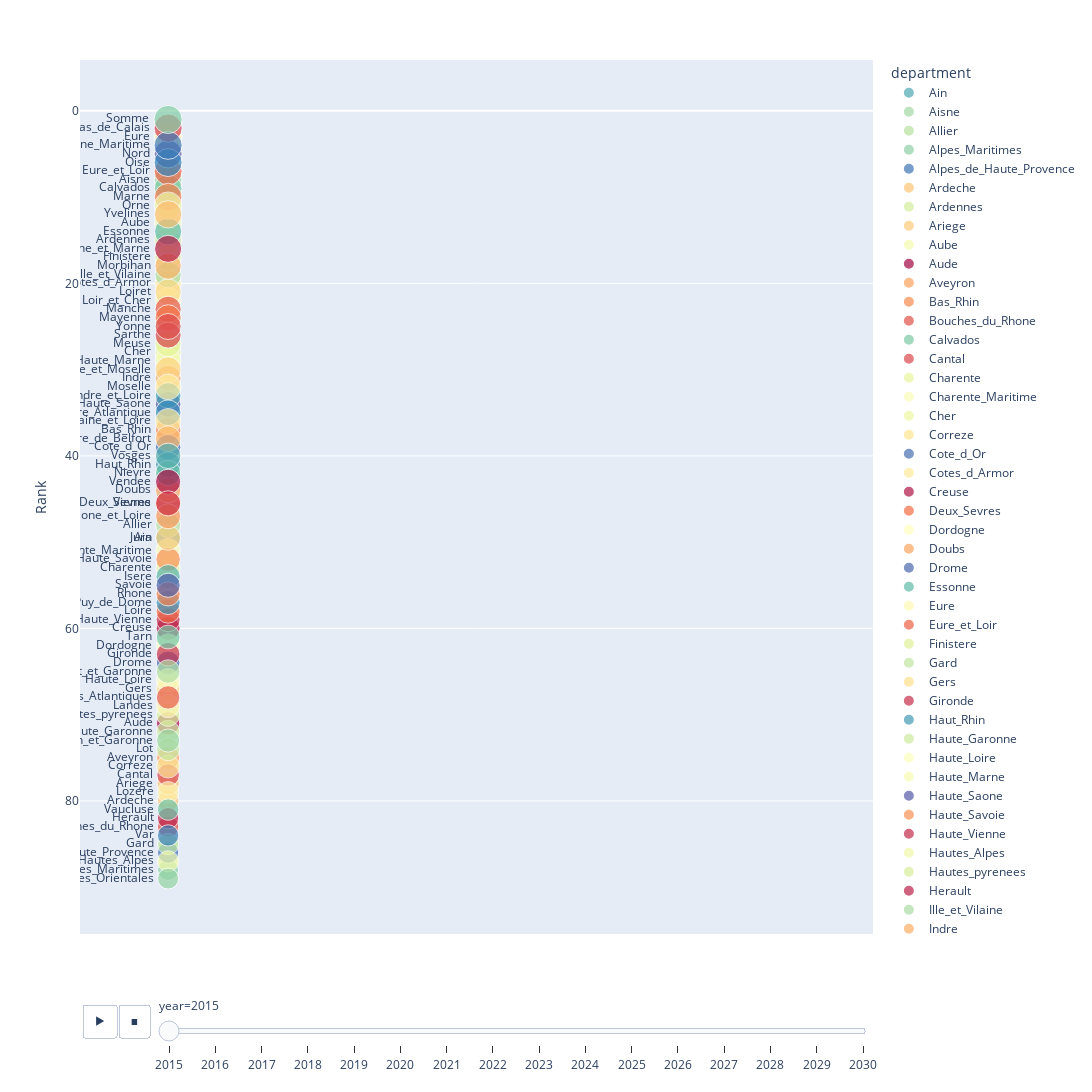

Here is the notebook cell this chart was saved with:
### Code cell
import plotly.express as px
import seaborn as sns

year_list = sorted(list(df_pred_126["year"].unique()))
df_pred_126["posi"] = [year_list.index(year) for year in df_pred_126["year"]]

df_pred_126["rank"] = df_pred_126.groupby("year")["yield_pred"].rank(ascending=False)

list_dist = list(set(df_pred_126["department"]))
pal = list(sns.color_palette(palette="Spectral", n_colors=len(list_dist)).as_hex())
dict_color = dict(zip(list_dist, pal))

fig = px.scatter(
    df_pred_126,
    x="posi",
    y="rank",
    size="yield_pred",
    color="department",
    text="department",
    color_discrete_map=dict_color,
    animation_frame="year",
    animation_group="department",
    range_x=[-2, len(year_list)],
    range_y=[0.5, 6.5],
)

fig.update_xaxes(title="", visible=False)
fig.update_yaxes(autorange="reversed", title="Rank", visible=True, showticklabels=True)
fig.update_layout(
    xaxis=dict(showgrid=False), yaxis=dict(showgrid=True), width=2000, height=2000
)
fig.update_traces(textposition="middle left")
fig.show()
